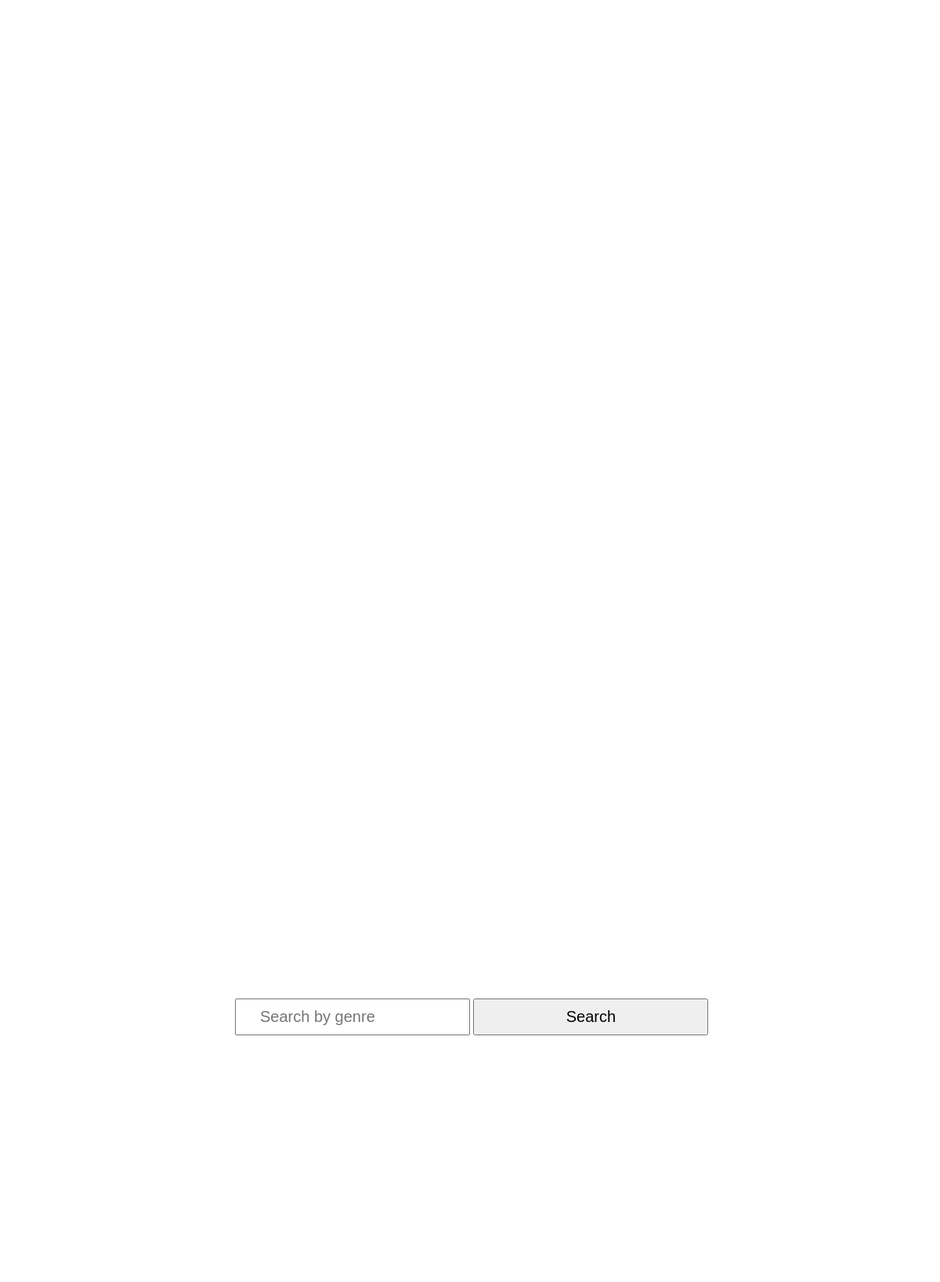
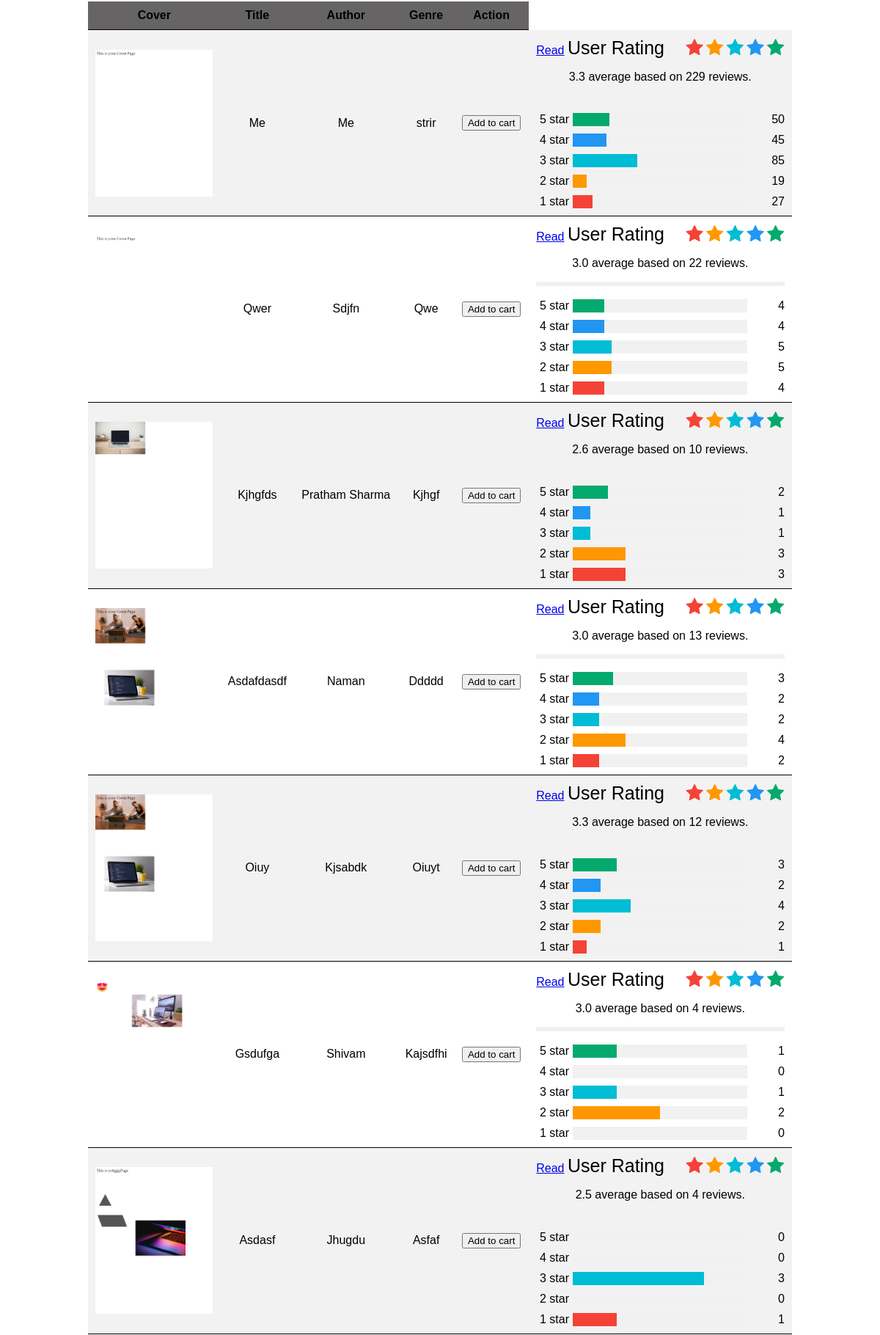
/bookscollection/ (upper part), run on the app's committed database (2 pictures, top to bottom).
### texteditor_upload/models.py (models this page shows, shortened)
class books(models.Model):
    authorname=models.CharField(max_length=255)
    email=models.EmailField(max_length=254)
    title=models.CharField(max_length=255)
    genre=models.CharField(max_length=255)
    cover_page=models.FileField(upload_to='coverpages')
    file=models.FileField(upload_to='pdf')
    rating=models.IntegerField(default=0)
    hitrate=models.IntegerField(default=0)
    onestar=models.IntegerField(default=0)
    twostar=models.IntegerField(default=0)
    threestar=models.IntegerField(default=0)
    fourstar=models.IntegerField(default=0)
    fivestar=models.IntegerField(default=0)
    avgrating=models.FloatField(default=0.0,max_length=3)
    oneper=models.IntegerField(default=0)
    twoper=models.IntegerField(default=0)
    threeper=models.IntegerField(default=0)
    fourper=models.IntegerField(default=0)
    fiveper=models.IntegerField(default=0)
    readrate=models.IntegerField(default=0)

### texteditor_upload/views.py (the view)
# urls.py: path('bookscollection/',views.show,name='Books Collection'),
def show(request):
    template =loader.get_template('show.html')
    records=books.objects.all().values()
    context={
        'records':records,
    }
    return HttpResponse(template.render(context,request))

### texteditor_upload/templates/show.html (shortened to what this page needs)
<html>
    <head>
        {%load static %}
        <link  href="{% static 'style/booktyle.css' %}" rel="stylesheet">
        <link rel="stylesheet" href="https://cdnjs.cloudflare.com/ajax/libs/font-awesome/4.7.0/css/font-awesome.min.css">
    </head>
    <body>
        <form class='search' action="{% url 'search' %}" method="get" value="{{request.GET.q}}">
            <input type="text" name="q" value="{{request.GET.q}}" placeholder="Search by genre">
            <input type="submit" name="submit" value="Search">
        </form>
        <div class="container">
            {% if records %}
            <table id="content" >
                <th>Cover</th>
                <th>Title</th>
                <th>Author</th>
                <th>Genre</th>
                <th>Action</th>
                {% for x in records %}
                <tr>
                    <td><img src="/media/{{x.cover_page}}" height="200px" width="160px"></td>
                    <td>{{x.title}}</td>
                    <td>{{x.authorname}}</td>
                    <td>{{x.genre}}</td>
                    <td><button>Add to cart</button></td>
                    <td><a  href="/reading?f={{x.file}}&title={{x.title}}" >Read</a>
<span class="heading">User Rating</span>
<a href="/rate?r=1&title={{x.title}}"><span class="fa fa-star checked" style="color:#f44336"></span></a>
<a href="/rate?r=2&title={{x.title}}"><span class="fa fa-star checked" style="color:#ff9800"></span></a>
<a href="/rate?r=3&title={{x.title}}"><span class="fa fa-star checked" style="color:#00bcd4"></span></a>
<a href="/rate?r=4&title={{x.title}}" style="color:#2196F3"><span class="fa fa-star"></span></a>
<a href="/rate?r=5&title={{x.title}}" style="color:#04AA6D"><span class="fa fa-star" ></span></a>
<p>{{x.avgrating}} average based on {{x.hitrate}} reviews.</p>
<hr style="border:3px solid #f1f1f1">
<div class="row">
  <div class="side">
    <div>5 star</div>
  </div>
  <div class="middle">
    <div class="bar-container">
      <div  style="width: {{x.fiveper}}%; height: 18px; background-color: #04AA6D;" ></div>
    </div>
  </div>
  <div class="side right">
    <div>{{x.fivestar}}</div>
  </div>
  <div class="side">
    <div>4 star</div>
  </div>
  <div class="middle">
    <div class="bar-container">
      <div  style="width: {{x.fourper}}%; height: 18px; background-color: #2196F3;" ></div>
    </div>
  </div>
  <div class="side right">
    <div>{{x.fourstar}}</div>
  </div>
  <div class="side">
    <div>3 star</div>
  </div>
  <div class="middle">
    <div class="bar-container">
      <div style="width: {{x.threeper}}%; height: 18px; background-color: #00bcd4;" ></div>
    </div>
  </div>
  <div class="side right">
    <div>{{x.threestar}}</div>
  </div>
  <div class="side">
    <div>2 star</div>
  </div>
  <div class="middle">
    <div class="bar-container">
      <div  style="width: {{x.twoper}}%; height: 18px; background-color: #ff9800;" ></div>
    </div>
  </div>
  <div class="side right">
    <div>{{x.twostar}}</div>
  </div>
  <div class="side">
    <div>1 star</div>
  </div>
  <div class="middle">
    <div class="bar-container">
      <div  style="width: {{x.oneper}}%; height: 18px; background-color: #f44336;" ></div>
    </div>
  </div>
  <div class="side right">
    <div>{{x.onestar}}</div>
  </div>
</div>
                    </form></td>
                </tr>
                {%endfor%}
            </table>
            {% else %}
            No result found
            {% endif %}
        </div>
    </body>
</html>

### texteditor_upload/static/style/booktyle.css (style rules this page uses)
#content { border-collapse: collapse; width: 100%; }
#content th,#content td { padding: 10px; text-align: center; border-bottom: 1px solid #000; }
tr:nth-child(even) { background-color: #f2f2f2 }
th { background-color:rgb(102, 100, 100) }
.container { position: absolute; top: 45%; left:10%; width: 80%; }
.search { position: absolute; top:35%; left:25%; }
.search input { width: 300px; padding:10px 30px; font-size: 20px; }

### data on the page
books: cover_page (picture), title "Me", authorname "Me", genre "strir", avgrating "3.3", hitrate "229", fiveper 21 (drawn), fivestar "50", fourper 19 (drawn), fourstar "45", threeper 37 (drawn), threestar "85", twoper 8 (drawn), twostar "19", oneper 11 (drawn), onestar "27"
books: cover_page (picture), title "Qwer", authorname "Sdjfn", genre "Qwe", avgrating "3.0", hitrate "22", fiveper 18 (drawn), fivestar "4", fourper 18 (drawn), fourstar "4", threeper 22 (drawn), threestar "5", twoper 22 (drawn), twostar "5", oneper 18 (drawn), onestar "4"
books: cover_page (picture), title "Kjhgfds", authorname "Pratham Sharma", genre "Kjhgf", avgrating "2.6", hitrate "10", fiveper 20 (drawn), fivestar "2", fourper 10 (drawn), fourstar "1", threeper 10 (drawn), threestar "1", twoper 30 (drawn), twostar "3", oneper 30 (drawn), onestar "3"
books: cover_page (picture), title "Asdafdasdf", authorname "Naman", genre "Ddddd", avgrating "3.0", hitrate "13", fiveper 23 (drawn), fivestar "3", fourper 15 (drawn), fourstar "2", threeper 15 (drawn), threestar "2", twoper 30 (drawn), twostar "4", oneper 15 (drawn), onestar "2"
books: cover_page (picture), title "Oiuy", authorname "Kjsabdk", genre "Oiuyt", avgrating "3.3", hitrate "12", fiveper 25 (drawn), fivestar "3", fourper 16 (drawn), fourstar "2", threeper 33 (drawn), threestar "4", twoper 16 (drawn), twostar "2", oneper 8 (drawn), onestar "1"
books: cover_page (picture), title "Gsdufga", authorname "Shivam", genre "Kajsdfhi", avgrating "3.0", hitrate "4", fiveper 25 (drawn), fivestar "1", fourstar "0", threeper 25 (drawn), threestar "1", twoper 50 (drawn), twostar "2", onestar "0"
books: cover_page (picture), title "Asdasf", authorname "Jhugdu", genre "Asfaf", avgrating "2.5", hitrate "4", fivestar "0", fourstar "0", threeper 75 (drawn), threestar "3", twostar "0", oneper 25 (drawn), onestar "1"
